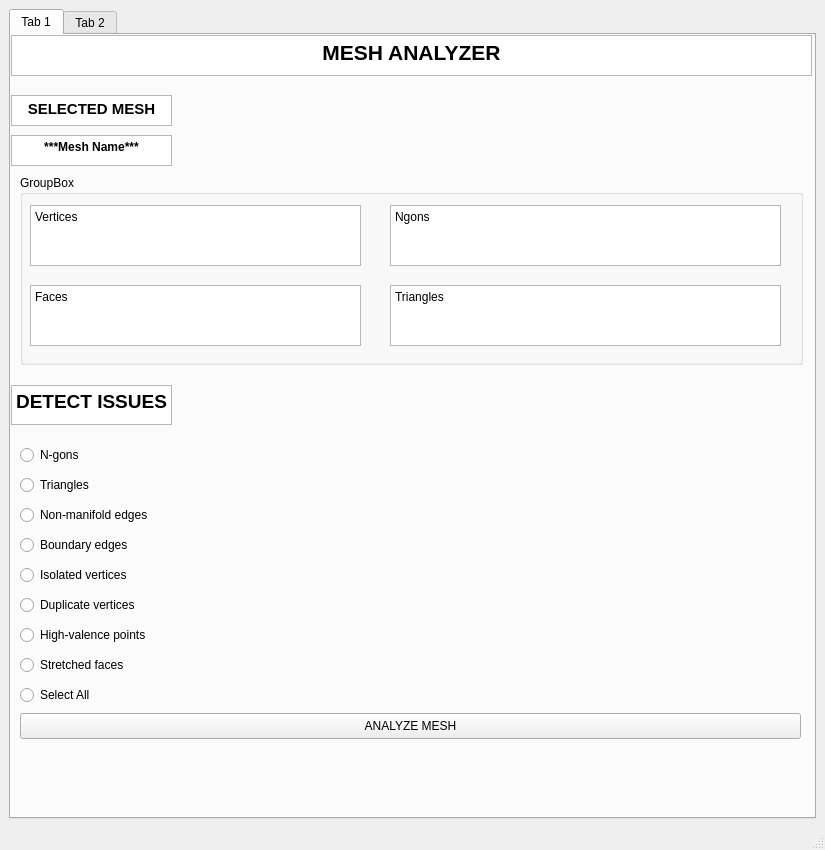
<?xml version="1.0" encoding="UTF-8"?>
<ui version="4.0">
 <class>MainWindow</class>
 <widget class="QMainWindow" name="MainWindow">
  <property name="geometry">
   <rect>
    <x>0</x>
    <y>0</y>
    <width>825</width>
    <height>850</height>
   </rect>
  </property>
  <property name="windowTitle">
   <string>MainWindow</string>
  </property>
  <widget class="QWidget" name="centralwidget">
   <layout class="QHBoxLayout" name="horizontalLayout">
    <item>
     <widget class="QTabWidget" name="tabWidget">
      <property name="currentIndex">
       <number>0</number>
      </property>
      <widget class="QWidget" name="tab">
       <attribute name="title">
        <string>Tab 1</string>
       </attribute>
       <widget class="QTextEdit" name="textEdit_2">
        <property name="geometry">
         <rect>
          <x>0</x>
          <y>350</y>
          <width>161</width>
          <height>40</height>
         </rect>
        </property>
        <property name="html">
         <string>&lt;!DOCTYPE HTML PUBLIC &quot;-//W3C//DTD HTML 4.0//EN&quot; &quot;http://www.w3.org/TR/REC-html40/strict.dtd&quot;&gt;
&lt;html&gt;&lt;head&gt;&lt;meta name=&quot;qrichtext&quot; content=&quot;1&quot; /&gt;&lt;meta charset=&quot;utf-8&quot; /&gt;&lt;style type=&quot;text/css&quot;&gt;
p, li { white-space: pre-wrap; }
hr { height: 1px; border-width: 0; }
li.unchecked::marker { content: &quot;\2610&quot;; }
li.checked::marker { content: &quot;\2612&quot;; }
&lt;/style&gt;&lt;/head&gt;&lt;body style=&quot; font-family:'Segoe UI'; font-size:9pt; font-weight:400; font-style:normal;&quot;&gt;
&lt;p align=&quot;center&quot; style=&quot; margin-top:0px; margin-bottom:0px; margin-left:0px; margin-right:0px; -qt-block-indent:0; text-indent:0px;&quot;&gt;&lt;span style=&quot; font-size:14pt; font-weight:700;&quot;&gt;DETECT ISSUES&lt;/span&gt;&lt;/p&gt;&lt;/body&gt;&lt;/html&gt;</string>
        </property>
       </widget>
       <widget class="QRadioButton" name="radioButton">
        <property name="geometry">
         <rect>
          <x>9</x>
          <y>408</y>
          <width>72</width>
          <height>24</height>
         </rect>
        </property>
        <property name="text">
         <string>N-gons</string>
        </property>
       </widget>
       <widget class="QRadioButton" name="radioButton_2">
        <property name="geometry">
         <rect>
          <x>9</x>
          <y>438</y>
          <width>79</width>
          <height>24</height>
         </rect>
        </property>
        <property name="text">
         <string>Triangles</string>
        </property>
       </widget>
       <widget class="QRadioButton" name="radioButton_3">
        <property name="geometry">
         <rect>
          <x>9</x>
          <y>468</y>
          <width>142</width>
          <height>24</height>
         </rect>
        </property>
        <property name="text">
         <string>Non-manifold edges</string>
        </property>
       </widget>
       <widget class="QRadioButton" name="radioButton_4">
        <property name="geometry">
         <rect>
          <x>9</x>
          <y>498</y>
          <width>117</width>
          <height>24</height>
         </rect>
        </property>
        <property name="text">
         <string>Boundary edges</string>
        </property>
       </widget>
       <widget class="QRadioButton" name="radioButton_5">
        <property name="geometry">
         <rect>
          <x>9</x>
          <y>528</y>
          <width>116</width>
          <height>24</height>
         </rect>
        </property>
        <property name="text">
         <string>Isolated vertices</string>
        </property>
       </widget>
       <widget class="QRadioButton" name="radioButton_6">
        <property name="geometry">
         <rect>
          <x>9</x>
          <y>558</y>
          <width>125</width>
          <height>24</height>
         </rect>
        </property>
        <property name="text">
         <string>Duplicate vertices</string>
        </property>
       </widget>
       <widget class="QRadioButton" name="radioButton_7">
        <property name="geometry">
         <rect>
          <x>9</x>
          <y>588</y>
          <width>139</width>
          <height>24</height>
         </rect>
        </property>
        <property name="text">
         <string>High-valence points</string>
        </property>
       </widget>
       <widget class="QRadioButton" name="radioButton_8">
        <property name="geometry">
         <rect>
          <x>9</x>
          <y>618</y>
          <width>112</width>
          <height>24</height>
         </rect>
        </property>
        <property name="text">
         <string>Stretched faces</string>
        </property>
       </widget>
       <widget class="QRadioButton" name="radioButton_9">
        <property name="geometry">
         <rect>
          <x>9</x>
          <y>648</y>
          <width>80</width>
          <height>24</height>
         </rect>
        </property>
        <property name="text">
         <string>Select All</string>
        </property>
       </widget>
       <widget class="QPushButton" name="pushButton">
        <property name="geometry">
         <rect>
          <x>9</x>
          <y>678</y>
          <width>781</width>
          <height>26</height>
         </rect>
        </property>
        <property name="text">
         <string>ANALYZE MESH</string>
        </property>
       </widget>
       <widget class="QGroupBox" name="groupBox">
        <property name="geometry">
         <rect>
          <x>9</x>
          <y>140</y>
          <width>783</width>
          <height>190</height>
         </rect>
        </property>
        <property name="title">
         <string>GroupBox</string>
        </property>
        <widget class="QTextBrowser" name="textBrowser">
         <property name="geometry">
          <rect>
           <x>10</x>
           <y>30</y>
           <width>331</width>
           <height>61</height>
          </rect>
         </property>
         <property name="html">
          <string>&lt;!DOCTYPE HTML PUBLIC &quot;-//W3C//DTD HTML 4.0//EN&quot; &quot;http://www.w3.org/TR/REC-html40/strict.dtd&quot;&gt;
&lt;html&gt;&lt;head&gt;&lt;meta name=&quot;qrichtext&quot; content=&quot;1&quot; /&gt;&lt;meta charset=&quot;utf-8&quot; /&gt;&lt;style type=&quot;text/css&quot;&gt;
p, li { white-space: pre-wrap; }
hr { height: 1px; border-width: 0; }
li.unchecked::marker { content: &quot;\2610&quot;; }
li.checked::marker { content: &quot;\2612&quot;; }
&lt;/style&gt;&lt;/head&gt;&lt;body style=&quot; font-family:'Segoe UI'; font-size:9pt; font-weight:400; font-style:normal;&quot;&gt;
&lt;p style=&quot; margin-top:0px; margin-bottom:0px; margin-left:0px; margin-right:0px; -qt-block-indent:0; text-indent:0px;&quot;&gt;Vertices &lt;/p&gt;
&lt;p style=&quot;-qt-paragraph-type:empty; margin-top:0px; margin-bottom:0px; margin-left:0px; margin-right:0px; -qt-block-indent:0; text-indent:0px;&quot;&gt;&lt;br /&gt;&lt;/p&gt;&lt;/body&gt;&lt;/html&gt;</string>
         </property>
        </widget>
        <widget class="QTextBrowser" name="textBrowser_2">
         <property name="geometry">
          <rect>
           <x>10</x>
           <y>110</y>
           <width>331</width>
           <height>61</height>
          </rect>
         </property>
         <property name="html">
          <string>&lt;!DOCTYPE HTML PUBLIC &quot;-//W3C//DTD HTML 4.0//EN&quot; &quot;http://www.w3.org/TR/REC-html40/strict.dtd&quot;&gt;
&lt;html&gt;&lt;head&gt;&lt;meta name=&quot;qrichtext&quot; content=&quot;1&quot; /&gt;&lt;meta charset=&quot;utf-8&quot; /&gt;&lt;style type=&quot;text/css&quot;&gt;
p, li { white-space: pre-wrap; }
hr { height: 1px; border-width: 0; }
li.unchecked::marker { content: &quot;\2610&quot;; }
li.checked::marker { content: &quot;\2612&quot;; }
&lt;/style&gt;&lt;/head&gt;&lt;body style=&quot; font-family:'Segoe UI'; font-size:9pt; font-weight:400; font-style:normal;&quot;&gt;
&lt;p style=&quot; margin-top:0px; margin-bottom:0px; margin-left:0px; margin-right:0px; -qt-block-indent:0; text-indent:0px;&quot;&gt;Faces&lt;/p&gt;
&lt;p style=&quot;-qt-paragraph-type:empty; margin-top:0px; margin-bottom:0px; margin-left:0px; margin-right:0px; -qt-block-indent:0; text-indent:0px;&quot;&gt;&lt;br /&gt;&lt;/p&gt;&lt;/body&gt;&lt;/html&gt;</string>
         </property>
        </widget>
        <widget class="QTextBrowser" name="textBrowser_3">
         <property name="geometry">
          <rect>
           <x>370</x>
           <y>30</y>
           <width>391</width>
           <height>61</height>
          </rect>
         </property>
         <property name="html">
          <string>&lt;!DOCTYPE HTML PUBLIC &quot;-//W3C//DTD HTML 4.0//EN&quot; &quot;http://www.w3.org/TR/REC-html40/strict.dtd&quot;&gt;
&lt;html&gt;&lt;head&gt;&lt;meta name=&quot;qrichtext&quot; content=&quot;1&quot; /&gt;&lt;meta charset=&quot;utf-8&quot; /&gt;&lt;style type=&quot;text/css&quot;&gt;
p, li { white-space: pre-wrap; }
hr { height: 1px; border-width: 0; }
li.unchecked::marker { content: &quot;\2610&quot;; }
li.checked::marker { content: &quot;\2612&quot;; }
&lt;/style&gt;&lt;/head&gt;&lt;body style=&quot; font-family:'Segoe UI'; font-size:9pt; font-weight:400; font-style:normal;&quot;&gt;
&lt;p style=&quot; margin-top:0px; margin-bottom:0px; margin-left:0px; margin-right:0px; -qt-block-indent:0; text-indent:0px;&quot;&gt;Ngons&lt;/p&gt;
&lt;p style=&quot;-qt-paragraph-type:empty; margin-top:0px; margin-bottom:0px; margin-left:0px; margin-right:0px; -qt-block-indent:0; text-indent:0px;&quot;&gt;&lt;br /&gt;&lt;/p&gt;&lt;/body&gt;&lt;/html&gt;</string>
         </property>
        </widget>
        <widget class="QTextBrowser" name="textBrowser_4">
         <property name="geometry">
          <rect>
           <x>370</x>
           <y>110</y>
           <width>391</width>
           <height>61</height>
          </rect>
         </property>
         <property name="html">
          <string>&lt;!DOCTYPE HTML PUBLIC &quot;-//W3C//DTD HTML 4.0//EN&quot; &quot;http://www.w3.org/TR/REC-html40/strict.dtd&quot;&gt;
&lt;html&gt;&lt;head&gt;&lt;meta name=&quot;qrichtext&quot; content=&quot;1&quot; /&gt;&lt;meta charset=&quot;utf-8&quot; /&gt;&lt;style type=&quot;text/css&quot;&gt;
p, li { white-space: pre-wrap; }
hr { height: 1px; border-width: 0; }
li.unchecked::marker { content: &quot;\2610&quot;; }
li.checked::marker { content: &quot;\2612&quot;; }
&lt;/style&gt;&lt;/head&gt;&lt;body style=&quot; font-family:'Segoe UI'; font-size:9pt; font-weight:400; font-style:normal;&quot;&gt;
&lt;p style=&quot; margin-top:0px; margin-bottom:0px; margin-left:0px; margin-right:0px; -qt-block-indent:0; text-indent:0px;&quot;&gt;Triangles&lt;/p&gt;
&lt;p style=&quot;-qt-paragraph-type:empty; margin-top:0px; margin-bottom:0px; margin-left:0px; margin-right:0px; -qt-block-indent:0; text-indent:0px;&quot;&gt;&lt;br /&gt;&lt;/p&gt;&lt;/body&gt;&lt;/html&gt;</string>
         </property>
        </widget>
       </widget>
       <widget class="QTextBrowser" name="textBrowser_5">
        <property name="geometry">
         <rect>
          <x>0</x>
          <y>0</y>
          <width>801</width>
          <height>41</height>
         </rect>
        </property>
        <property name="html">
         <string>&lt;!DOCTYPE HTML PUBLIC &quot;-//W3C//DTD HTML 4.0//EN&quot; &quot;http://www.w3.org/TR/REC-html40/strict.dtd&quot;&gt;
&lt;html&gt;&lt;head&gt;&lt;meta name=&quot;qrichtext&quot; content=&quot;1&quot; /&gt;&lt;meta charset=&quot;utf-8&quot; /&gt;&lt;style type=&quot;text/css&quot;&gt;
p, li { white-space: pre-wrap; }
hr { height: 1px; border-width: 0; }
li.unchecked::marker { content: &quot;\2610&quot;; }
li.checked::marker { content: &quot;\2612&quot;; }
&lt;/style&gt;&lt;/head&gt;&lt;body style=&quot; font-family:'Segoe UI'; font-size:9pt; font-weight:400; font-style:normal;&quot;&gt;
&lt;p align=&quot;center&quot; style=&quot; margin-top:0px; margin-bottom:0px; margin-left:0px; margin-right:0px; -qt-block-indent:0; text-indent:0px;&quot;&gt;&lt;span style=&quot; font-size:16pt; font-weight:700;&quot;&gt;MESH ANALYZER&lt;/span&gt;&lt;/p&gt;&lt;/body&gt;&lt;/html&gt;</string>
        </property>
       </widget>
       <widget class="QTextBrowser" name="textBrowser_6">
        <property name="geometry">
         <rect>
          <x>0</x>
          <y>60</y>
          <width>161</width>
          <height>31</height>
         </rect>
        </property>
        <property name="html">
         <string>&lt;!DOCTYPE HTML PUBLIC &quot;-//W3C//DTD HTML 4.0//EN&quot; &quot;http://www.w3.org/TR/REC-html40/strict.dtd&quot;&gt;
&lt;html&gt;&lt;head&gt;&lt;meta name=&quot;qrichtext&quot; content=&quot;1&quot; /&gt;&lt;meta charset=&quot;utf-8&quot; /&gt;&lt;style type=&quot;text/css&quot;&gt;
p, li { white-space: pre-wrap; }
hr { height: 1px; border-width: 0; }
li.unchecked::marker { content: &quot;\2610&quot;; }
li.checked::marker { content: &quot;\2612&quot;; }
&lt;/style&gt;&lt;/head&gt;&lt;body style=&quot; font-family:'Segoe UI'; font-size:9pt; font-weight:400; font-style:normal;&quot;&gt;
&lt;p align=&quot;center&quot; style=&quot; margin-top:0px; margin-bottom:0px; margin-left:0px; margin-right:0px; -qt-block-indent:0; text-indent:0px;&quot;&gt;&lt;span style=&quot; font-size:11pt; font-weight:700;&quot;&gt;SELECTED MESH&lt;/span&gt;&lt;/p&gt;&lt;/body&gt;&lt;/html&gt;</string>
        </property>
       </widget>
       <widget class="QTextBrowser" name="textBrowser_7">
        <property name="geometry">
         <rect>
          <x>0</x>
          <y>100</y>
          <width>161</width>
          <height>31</height>
         </rect>
        </property>
        <property name="html">
         <string>&lt;!DOCTYPE HTML PUBLIC &quot;-//W3C//DTD HTML 4.0//EN&quot; &quot;http://www.w3.org/TR/REC-html40/strict.dtd&quot;&gt;
&lt;html&gt;&lt;head&gt;&lt;meta name=&quot;qrichtext&quot; content=&quot;1&quot; /&gt;&lt;meta charset=&quot;utf-8&quot; /&gt;&lt;style type=&quot;text/css&quot;&gt;
p, li { white-space: pre-wrap; }
hr { height: 1px; border-width: 0; }
li.unchecked::marker { content: &quot;\2610&quot;; }
li.checked::marker { content: &quot;\2612&quot;; }
&lt;/style&gt;&lt;/head&gt;&lt;body style=&quot; font-family:'Segoe UI'; font-size:9pt; font-weight:400; font-style:normal;&quot;&gt;
&lt;p align=&quot;center&quot; style=&quot; margin-top:0px; margin-bottom:0px; margin-left:0px; margin-right:0px; -qt-block-indent:0; text-indent:0px;&quot;&gt;&lt;span style=&quot; font-weight:700;&quot;&gt;***Mesh Name***&lt;/span&gt;&lt;/p&gt;&lt;/body&gt;&lt;/html&gt;</string>
        </property>
       </widget>
      </widget>
      <widget class="QWidget" name="tab_2">
       <attribute name="title">
        <string>Tab 2</string>
       </attribute>
      </widget>
     </widget>
    </item>
   </layout>
  </widget>
  <widget class="QMenuBar" name="menubar">
   <property name="geometry">
    <rect>
     <x>0</x>
     <y>0</y>
     <width>825</width>
     <height>33</height>
    </rect>
   </property>
  </widget>
  <widget class="QStatusBar" name="statusbar"/>
 </widget>
 <resources/>
 <connections/>
</ui>
